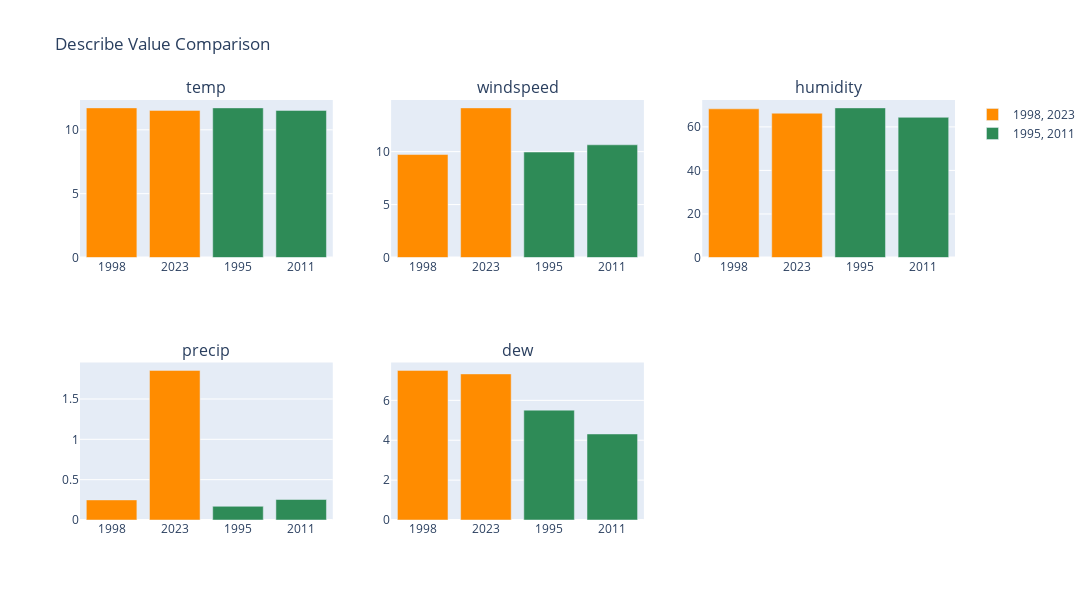

Write notebook code for a chart like this one.
### Markdown cell above
<h2>태양 복사량</h2>

태양 복사량은 지구의 기온을 결정하는 주요 요인입니다. 지구가 받는 일사량(solar radiation)이 많을수록 온도는 상승합니다.</br>
바람은 온도를 조절하는 중요한 요소입니다. 바람이 강하게 불면 대류가 활발해져서 한 지역의 열을 다른 지역으로 이동시키고, 기온 변화를 일으킬 수 있습니다.</br>

습도(Humidity): 수분이 많은 공기는 열을 더 잘 가두므로 온도를 높일 수 있습니다. 따라서 습한 지역은 더 따뜻하고, 건조한 지역은 더 서늘할 수 있습니다.</br>
강수량(Precipitation): 비가 내리면 대기 중의 열이 제거되어 냉각 효과를 일으킬 수 있습니다. 반면, 높은 습도는 대기 중의 수증기 농도를 증가시켜 열을 더 잘 유지시킬 수 있습니다.</br>
이슬점(또는 이슬점 온도, Dew Point) : 공기 중의 수증기가 응결하여 이슬이 맺히기 시작하는 온도를 말합니다.

### Code cell
# 98, 2023 vs 95,2011 상대적으로 연평균 최소기온 차이가 많이 났을때
# solarradiation(2010~), windspeed, humidity, precip, dew

# 가설 : 온도가 높은 연도는 바람 속도가 낮고, 습도가 높으며, 강수량이 낮으며, 이슬점 온도가 높을것이다

# 상대적으로 연평균 최소 기온이 높았던 연도
weather_1998 = weather_Data[weather_Data['year'] == 1998]
weather_2023 = weather_Data[weather_Data['year'] == 2023]

# 상대적으로 연평균 최소 기온이 낮았던 연도
weather_1995 = weather_Data[weather_Data['year'] == 1995]
weather_2011 = weather_Data[weather_Data['year'] == 2011]

weather_1998 = weather_1998[['temp', 'windspeed', 'humidity', 'precip', 'dew']]
weather_2023 = weather_2023[['temp', 'windspeed', 'humidity', 'precip', 'dew']]
weather_1995 = weather_1995[['temp', 'windspeed', 'humidity', 'precip', 'dew']]
weather_2011 = weather_2011[['temp', 'windspeed', 'humidity', 'precip', 'dew']]

t1 = weather_1998.describe()
t2 = weather_2023.describe()
t3 = weather_1995.describe()
t4 = weather_2011.describe()

fig = make_subplots(rows=2, cols=3, subplot_titles=("temp", "windspeed", "humidity", "precip", "dew"))

fig.add_trace(go.Bar(
    x=['1998', '2023'], 
    y=[t3['temp'][1], t4['temp'][1]],  
    marker_color='#FF8C00',
    name='1998, 2023'
), row=1, col=1)  
fig.add_trace(go.Bar(
    x=['1995', '2011'], 
    y=[t3['temp'][1], t4['temp'][1]],  
    marker_color='#2E8B57',
    name='1995, 2011'
), row=1, col=1)  

fig.add_trace(go.Bar(
    x=['1998', '2023'], 
    y=[t1['windspeed'][1], t2['windspeed'][1]], 
    marker_color='#FF8C00',
    showlegend=False  
), row=1, col=2)
fig.add_trace(go.Bar(
    x=['1995', '2011'], y=[t3['windspeed'][1], t4['windspeed'][1]], 
    marker_color='#2E8B57',
    showlegend=False 
), row=1, col=2)

fig.add_trace(go.Bar(
    x=['1998', '2023'], 
    y=[t1['humidity'][1], t2['humidity'][1]],  
    marker_color='#FF8C00',
    showlegend=False 
), row=1, col=3) 
fig.add_trace(go.Bar(
    x=['1995', '2011'], 
    y=[t3['humidity'][1], t4['humidity'][1]],  
    marker_color='#2E8B57',
    showlegend=False 
), row=1, col=3) 

fig.add_trace(go.Bar(
    x=['1998', '2023'], 
    y=[t1['precip'][1], t2['precip'][1]],  
    marker_color='#FF8C00',
    showlegend=False   
), row=2, col=1)
fig.add_trace(go.Bar(
    x=['1995', '2011'], 
    y=[t3['precip'][1], t4['precip'][1]],  
    marker_color='#2E8B57',
    showlegend=False 
    
), row=2, col=1)

fig.add_trace(go.Bar(
    x=['1998', '2023'], 
    y=[t1['dew'][1], t2['dew'][1]],  
    marker_color='#FF8C00',
    showlegend=False   
), row=2, col=2) 
fig.add_trace(go.Bar(
    x=['1995', '2011'], 
    y=[t3['dew'][1], t4['dew'][1]],  
    marker_color='#2E8B57',
    showlegend=False 
), row=2, col=2) 

fig.update_layout(
    title_text="Describe Value Comparison",
    height=600,
    width=1200,
)

fig.show()

### Figure 1 — Plotly figure (JSON) as saved in the notebook; plotly's stock layout.template omitted (floating-point values rounded to 4 significant figures)
{"data": [{"marker": {"color": "#FF8C00"}, "name": "1998, 2023", "type": "bar", "x": ["1998", "2023"], "xaxis": "x", "y": [11.72, 11.52], "yaxis": "y"}, {"marker": {"color": "#2E8B57"}, "name": "1995, 2011", "type": "bar", "x": ["1995", "2011"], "xaxis": "x", "y": [11.72, 11.52], "yaxis": "y"}, {"marker": {"color": "#FF8C00"}, "showlegend": false, "type": "bar", "x": ["1998", "2023"], "xaxis": "x2", "y": [9.728, 14.13], "yaxis": "y2"}, {"marker": {"color": "#2E8B57"}, "showlegend": false, "type": "bar", "x": ["1995", "2011"], "xaxis": "x2", "y": [9.962, 10.65], "yaxis": "y2"}, {"marker": {"color": "#FF8C00"}, "showlegend": false, "type": "bar", "x": ["1998", "2023"], "xaxis": "x3", "y": [68.29, 66.28], "yaxis": "y3"}, {"marker": {"color": "#2E8B57"}, "showlegend": false, "type": "bar", "x": ["1995", "2011"], "xaxis": "x3", "y": [68.72, 64.4], "yaxis": "y3"}, {"marker": {"color": "#FF8C00"}, "showlegend": false, "type": "bar", "x": ["1998", "2023"], "xaxis": "x4", "y": [0.2487, 1.854], "yaxis": "y4"}, {"marker": {"color": "#2E8B57"}, "showlegend": false, "type": "bar", "x": ["1995", "2011"], "xaxis": "x4", "y": [0.1698, 0.2541], "yaxis": "y4"}, {"marker": {"color": "#FF8C00"}, "showlegend": false, "type": "bar", "x": ["1998", "2023"], "xaxis": "x5", "y": [7.503, 7.325], "yaxis": "y5"}, {"marker": {"color": "#2E8B57"}, "showlegend": false, "type": "bar", "x": ["1995", "2011"], "xaxis": "x5", "y": [5.509, 4.314], "yaxis": "y5"}], "layout": {"annotations": [{"font": {"size": 16}, "showarrow": false, "text": "temp", "x": 0.1444, "xanchor": "center", "xref": "paper", "y": 1, "yanchor": "bottom", "yref": "paper"}, {"font": {"size": 16}, "showarrow": false, "text": "windspeed", "x": 0.5, "xanchor": "center", "xref": "paper", "y": 1, "yanchor": "bottom", "yref": "paper"}, {"font": {"size": 16}, "showarrow": false, "text": "humidity", "x": 0.8556, "xanchor": "center", "xref": "paper", "y": 1, "yanchor": "bottom", "yref": "paper"}, {"font": {"size": 16}, "showarrow": false, "text": "precip", "x": 0.1444, "xanchor": "center", "xref": "paper", "y": 0.375, "yanchor": "bottom", "yref": "paper"}, {"font": {"size": 16}, "showarrow": false, "text": "dew", "x": 0.5, "xanchor": "center", "xref": "paper", "y": 0.375, "yanchor": "bottom", "yref": "paper"}], "height": 600, "title": {"text": "Describe Value Comparison"}, "width": 1200, "xaxis": {"anchor": "y", "domain": [0, 0.2889]}, "xaxis2": {"anchor": "y2", "domain": [0.3556, 0.6444]}, "xaxis3": {"anchor": "y3", "domain": [0.7111, 1]}, "xaxis4": {"anchor": "y4", "domain": [0, 0.2889]}, "xaxis5": {"anchor": "y5", "domain": [0.3556, 0.6444]}, "xaxis6": {"anchor": "y6", "domain": [0.7111, 1]}, "yaxis": {"anchor": "x", "domain": [0.625, 1]}, "yaxis2": {"anchor": "x2", "domain": [0.625, 1]}, "yaxis3": {"anchor": "x3", "domain": [0.625, 1]}, "yaxis4": {"anchor": "x4", "domain": [0, 0.375]}, "yaxis5": {"anchor": "x5", "domain": [0, 0.375]}, "yaxis6": {"anchor": "x6", "domain": [0, 0.375]}}}
